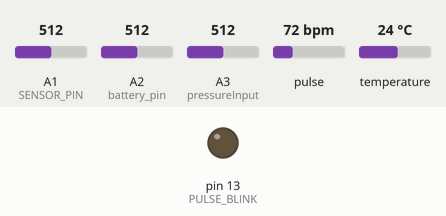
A sketch run on a simulated Arduino Uno, built with avr-gcc and run on an emulated ATmega328P. On the bench: output pins drawn as LEDs (lit = HIGH). Dashed ring = blinking. Inputs (shaded band) come from the test bench; at power-on: pulse 72 bpm, A1 (SENSOR_PIN) = 512, A2 (battery_pin) = 512, A3 (pressureInput) = 512, temperature 24 °C. What the sketch prints to the serial monitor is not drawn.

Above: at 1.6 s.
1.7 s: pulse set to 67 bpm
3.8 s: pulse set to 63 bpm
At 7.7 s:
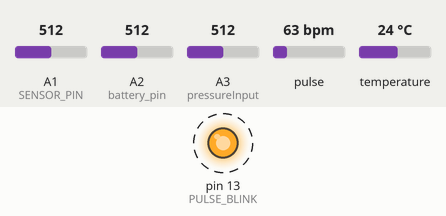
7.8 s: pulse set to 70 bpm
At 8.6 s:
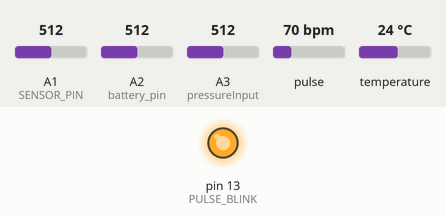
9.3 s: pulse set to 42 bpm
At 11.5 s:
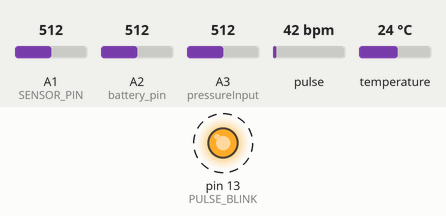
Timing chart, 0 to 14.3 s (numbered marks = the images above; inputs shaded):
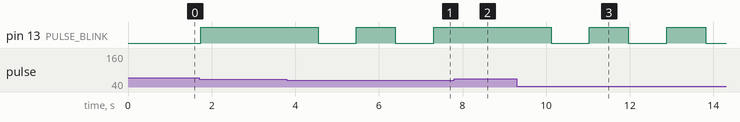

Measured:
- the behaviour switches between 65 and 64 bpm on pulse (found by bisection; images 0 and 1)
- after the input at 3.8 s, pin 13 (PULSE_BLINK): alternates HIGH for 0.94 s and LOW for 0.92 s, starting after 0.75 s
- after the input at 7.8 s, pin 13 (PULSE_BLINK): stays HIGH (without the input it goes to LOW after 0.45 s)
- after the input at 9.3 s, pin 13 (PULSE_BLINK): alternates HIGH for 0.94 s and LOW for 0.92 s, starting after 0.82 s

The sketch:

ALL_sensors_noAcc.ino
```cpp
//Pinout:
//pulse sensor = A0
//water sensor = A1
// Battery = A2
//pressure sensor = A3
//Temp sensor = D4
//Acceleration sensor = A4 A5

// Pulse Sensor Library and Pins
  #define USE_ARDUINO_INTERRUPTS true
  #include <PulseSensorPlayground.h>
  const int OUTPUT_TYPE = SERIAL_PLOTTER;
  const int PULSE_INPUT = A0;
  const int PULSE_BLINK = 13;    // Pin 13 is the on-board LED
  const int PULSE_FADE = 5;
  const int THRESHOLD = 550;
  PulseSensorPlayground pulseSensor;
//---------------------------------------------------------------------
//Body temperature sensor Library and Pins
 #include <OneWire.h>
#include <DallasTemperature.h>
// Data wire is conntec to the Arduino digital pin 4
#define ONE_WIRE_BUS 4
// Setup a oneWire instance to communicate with any OneWire devices
OneWire oneWire(ONE_WIRE_BUS);
// Pass our oneWire reference to Dallas Temperature sensor
DallasTemperature sensors(&oneWire);
//---------------------------------------------------------------------
// Liquid sensor Library and Pins
// Configuration values:
  #define SERIES_RESISTOR     560    // Value of the series resistor in ohms.
  #define SENSOR_PIN          A1      // Analog pin which is connected to the sensor.

 //#define ZERO_VOLUME_RESISTANCE   4000  // Resistance value (in ohms) when no liquid is present.
  //#define CALIBRATION_RESISTANCE   2500      // Resistance value (in ohms) when liquid is at max line.
  //define CALIBRATION_VOLUME       650       // Volume (in any units) when liquid is at max line.
  #define ZERO_VOLUME_RESISTANCE   2400   // Resistance value (in ohms) when no liquid is present.
  #define CALIBRATION_RESISTANCE   410      // Resistance value (in ohms) when liquid is at max line.
  #define CALIBRATION_VOLUME       650       // Volume (in any units) when liquid is at max line.

  const int maxWaterLevel = 650; // Maximum water level in mm
  const int sensorMax = 650; // Sensor value when the eTape is submerged in water
  const int sensorMin = 2400; // Sensor value when there is no liquid
  float waterLevel = 0;
  float waterPercent = 0;
//---------------------------------------------------------------------

//---------------------------------------------------------------------
// Pressure Sensor Library and Pins
#include "Wire.h" //allows communication over i2c devices
//#include "LiquidCrystal_I2C.h" //allows interfacing with LCD screens

const int pressureInput = A3; //select the analog input pin for the pressure transducer
const int pressureZero = 102.4; //analog reading of pressure transducer at 0psi
const int pressureMax = 921.6; //analog reading of pressure transducer at 100psi
const int pressuretransducermaxPSI = 150; //psi value of transducer being used
const int sensorreadDelay = 250; //delay in ms, constant integer to set the sensor read delay in milliseconds

float pressureValue = 0; //variable to store the value coming from the pressure transducer
float pressurePercent = 0;
//LiquidCrystal_I2C lcd(0x3f, 20, 4); //sets the LCD I2C communication address; format(address, columns, rows)

//---------------------------------------------------------------------
// Battery gauge Pins
int battery_pin = A2;

//---------------------------------------------------------------------

void setup(void) {
  Serial.begin(115200);

  analogReference(DEFAULT); //set reference voltage to internal

  while (!Serial)
    delay(10);
  //------------------------------------------------------------------
  //Body temp Sensor
  sensors.begin();
  //------------------------------------------------------------------
  //Pulse sensor code
  pulseSensor.analogInput(PULSE_INPUT);
  pulseSensor.blinkOnPulse(PULSE_BLINK);
  pulseSensor.fadeOnPulse(PULSE_FADE);

  pulseSensor.setSerial(Serial);
  pulseSensor.setOutputType(OUTPUT_TYPE);
  pulseSensor.setThreshold(THRESHOLD);

  if (!pulseSensor.begin()) {
    for(;;) {
      // Flash the led to show things didn't work.
      digitalWrite(PULSE_BLINK, LOW);
      delay(50);
      digitalWrite(PULSE_BLINK, HIGH);
      delay(50);
    }
  }
  //------------------------------------------------------------------

//  //Serial.println("LSM6DSOX Found!");
//  // sox.setAccelRange(LSM6DS_ACCEL_RANGE_2_G);
//  //Serial.print("Accelerometer range set to: ");
//  switch (sox.getAccelRange()) {
//  case LSM6DS_ACCEL_RANGE_2_G:
//    Serial.println("+-2G");
//    break;
//  case LSM6DS_ACCEL_RANGE_4_G:
//    Serial.println("+-4G");
//    break;
//  case LSM6DS_ACCEL_RANGE_8_G:
//    Serial.println("+-8G");
//    break;
//  case LSM6DS_ACCEL_RANGE_16_G:
//    Serial.println("+-16G");
//    break;
//  }
//  // sox.setGyroRange(LSM6DS_GYRO_RANGE_250_DPS );
//  Serial.print("Gyro range set to: ");
//  switch (sox.getGyroRange()) {
//  case LSM6DS_GYRO_RANGE_125_DPS:
//    Serial.println("125 degrees/s");
//    break;
//  case LSM6DS_GYRO_RANGE_250_DPS:
//    Serial.println("250 degrees/s");
//    break;
//  case LSM6DS_GYRO_RANGE_500_DPS:
//    Serial.println("500 degrees/s");
//    break;
//  case LSM6DS_GYRO_RANGE_1000_DPS:
//    Serial.println("1000 degrees/s");
//    break;
//  case LSM6DS_GYRO_RANGE_2000_DPS:
//    Serial.println("2000 degrees/s");
//    break;
//  case ISM330DHCX_GYRO_RANGE_4000_DPS:
//    break; // unsupported range for the DSOX
  }
  // sox.setAccelDataRate(LSM6DS_RATE_12_5_HZ);
//  Serial.print("Accelerometer data rate set to: ");
//  switch (sox.getAccelDataRate()) {
//  case LSM6DS_RATE_SHUTDOWN:
//    Serial.println("0 Hz");
//    break;
//  case LSM6DS_RATE_12_5_HZ:
//    Serial.println("12.5 Hz");
//    break;
//  case LSM6DS_RATE_26_HZ:
//    Serial.println("26 Hz");
//    break;
//  case LSM6DS_RATE_52_HZ:
//    Serial.println("52 Hz");
//    break;
//  case LSM6DS_RATE_104_HZ:
//    Serial.println("104 Hz");
//    break;
//  case LSM6DS_RATE_208_HZ:
//    Serial.println("208 Hz");
//    break;
//  case LSM6DS_RATE_416_HZ:
//    Serial.println("416 Hz");
//    break;
//  case LSM6DS_RATE_833_HZ:
//    Serial.println("833 Hz");
//    break;
//  case LSM6DS_RATE_1_66K_HZ:
//    Serial.println("1.66 KHz");
//    break;
//  case LSM6DS_RATE_3_33K_HZ:
//    Serial.println("3.33 KHz");
//    break;
//  case LSM6DS_RATE_6_66K_HZ:
//    Serial.println("6.66 KHz");
//    break;
//  }
  // // sox.setGyroDataRate(LSM6DS_RATE_12_5_HZ);
  // Serial.print("Gyro data rate set to: ");
  // switch (sox.getGyroDataRate()) {
  // case LSM6DS_RATE_SHUTDOWN:
  //   Serial.println("0 Hz");
  //   break;
  // case LSM6DS_RATE_12_5_HZ:
  //   Serial.println("12.5 Hz");
  //   break;
  // case LSM6DS_RATE_26_HZ:
  //   Serial.println("26 Hz");
  //   break;
  // case LSM6DS_RATE_52_HZ:
  //   Serial.println("52 Hz");
  //   break;
  // case LSM6DS_RATE_104_HZ:
  //   Serial.println("104 Hz");
  //   break;
  // case LSM6DS_RATE_208_HZ:
  //   Serial.println("208 Hz");
  //   break;
  // case LSM6DS_RATE_416_HZ:
  //   Serial.println("416 Hz");
  //   break;
  // case LSM6DS_RATE_833_HZ:
  //   Serial.println("833 Hz");
  //   break;
  // case LSM6DS_RATE_1_66K_HZ:
  //   Serial.println("1.66 KHz");
  //   break;
  // case LSM6DS_RATE_3_33K_HZ:
  //   Serial.println("3.33 KHz");
  //   break;
  // case LSM6DS_RATE_6_66K_HZ:
  //   Serial.println("6.66 KHz");
  //   break;
  //}
//}
void loop(void)
{
  delay(10);
  //Serial.print("Start of sensor data for Hub 1,");

  //------------------------------------------------------------------
  //Pressure sensor Code
  pressureValue = analogRead(pressureInput); //reads value from input pin and assigns to variable
  pressureValue = ((pressureValue-pressureZero)*pressuretransducermaxPSI)/(pressureMax-pressureZero); //conversion equation to convert analog reading to psi
  Serial.print(",Pressure,"); // psi
  Serial.print(pressureValue, 1); //prints value from previous line to serial
  pressurePercent = (pressureValue / (pressuretransducermaxPSI-19.6))*100; //max 130psi , rated 150psi but it stops at 130pso
  Serial.print(",P_Capacity_%,");
  Serial.print(pressurePercent); // %
  //Serial.print("\n");
  //lcd.setCursor(0,0); //sets cursor to column 0, row 0
  //lcd.print("Pressure:"); //prints label
  //lcd.print(pressureValue, 1); //prints pressure value to lcd screen, 1 digit on float
  //lcd.print("psi"); //prints label after value
  //lcd.print("   "); //to clear the display after large values or negatives
  //Serial.print("\n");
  delay(20);
  //------------------------------------------------------------------
  // Call sensors.requestTemperatures() to issue a global temperature and Requests to all devices on the bus
  sensors.requestTemperatures();

  Serial.print(",Body_temp_C,");
  // Why "byIndex"? You can have more than one IC on the same bus. 0 refers to the first IC on the wire
  Serial.print(sensors.getTempCByIndex(0));
  Serial.print(",Body_temp_F,");
  Serial.print(sensors.getTempFByIndex(0));
  //delay(50);
  //---------------------------------------------------------------
  //delay(30);
  // write the latest sample to Serial.
  // Serial.print("BPM");
  // Serial.print("\n");
  // pulseSensor.outputSample();

  Serial.print(",Heart_rate,");
  pulseSensor.outputSample();
  //Serial.println("\n");
  //checking if the pulse sensor has detected the start of a heartbeat.
  if (pulseSensor.sawStartOfBeat()) {
   //Serial.print("Start_Heartbeat,");
   pulseSensor.outputBeat();
   delay(20);
  }
  //--------------------------------------------------------------
//  //Acceleration Sensor
//  sensors_event_t accel;
//  sensors_event_t gyro;
//  sensors_event_t temp;
//  sox.getEvent(&accel, &gyro, &temp);
//  //Serial.print("\n");
//  Serial.print("Amb_Temperature,"); // C
//  //Serial.print("\n");
//  Serial.print(temp.temperature);
//  //Serial.print("\n");
//  /* Display the results (acceleration is measured in m/s^2) */
//  Serial.print(",Accel_X,"); // m/s^2
//  //Serial.print("\n");
//  Serial.print(accel.acceleration.x);
//  //Serial.print("\n");
//  Serial.print(",Accel_Y,"); // m/s^2
//  //Serial.print("\n");
//  Serial.print(accel.acceleration.y);
//  //Serial.print("\n");
//  Serial.print(",Accel_Z,"); // m/s^2
//  //Serial.print("\n");
//  Serial.print(accel.acceleration.z);
//  //Serial.print("\n");
//  // /* Display the results (rotation is measured in rad/s) */
//  // Serial.print("Gyro X radians/s");
//  // Serial.print("\n");
//  // Serial.print(gyro.gyro.x);
//  // Serial.print("\n");
//  // Serial.print("Gyro Y radians/s ");
//  // Serial.print("\n");
//  // Serial.print(gyro.gyro.y);
//  // Serial.print("\n");
//  // Serial.print("Gyro Z radians/s ");
//  // Serial.print("\n");
//  // Serial.print(gyro.gyro.z);
//  // Serial.print("\n");
//  delay(20);
  //--------------------------------------------------------------
  //Resistance and Volume code
  // Measure sensor resistance.
  float resistance = readResistance(SENSOR_PIN, SERIES_RESISTOR);
    //Serial.print("\n");
    // Serial.print(",Resistance,");
    //Serial.print("\n");
    // Serial.print(resistance, 2); // ohms
  // Map resistance to volume.
    float volume = resistanceToVolume(resistance, ZERO_VOLUME_RESISTANCE, CALIBRATION_RESISTANCE, CALIBRATION_VOLUME);
    // Convert the sensor reading to water level in mL
    waterLevel = map(volume, sensorMin, sensorMax, 0, maxWaterLevel);
    Serial.print(",Volume,");
    //Serial.print("\n");
    Serial.print(volume, 5); // mL
    //Serial.print("\n");
    waterPercent = (volume/maxWaterLevel)*100;
    Serial.print(",W_Capacity_%,");
    Serial.print(waterPercent); // %

    // Modify the following lines to print the battery level and voltage in a readable format
    float battery_level = battery_read();
    Serial.print(",Battery_Voltage,");
    Serial.print(battery_level / 100 * (4.91 - 4.0) + 4.0, 2); // V
    // Serial.println("V");
    Serial.print(",Battery_Level_%,");
    Serial.print(battery_level, 2); // %
    // Serial.print("%, ");
}

  float battery_read()
  {
      //read battery voltage per %
      long sum = 0;                   // sum of samples taken
      float voltage = 0.0;            // calculated voltage
      float output = 0.0;             //output value
      const float battery_max = 4.91; //maximum voltage of battery
      const float battery_min = 4.0;  //minimum voltage of battery before shutdown

      for (int i = 0; i < 499; i++)
  {
      int reading = analogRead(battery_pin);
      sum += reading;
      //Serial.print("Reading ");
      //Serial.print(i);
      //Serial.print(": ");
      //Serial.println(reading);
      delayMicroseconds(100);
  }
      // calculate the voltage
      voltage = ((sum / (float)500));
      voltage = (((voltage*5.0)/1023)); //for default reference voltage
      //round value by two precision
     // voltage = roundf(voltage * 100) / 100;

      output = ((voltage - battery_min) / (battery_max - battery_min)) * 100;
      if (output < 100)
          return output;
      else
          return 100.0f;

      Serial.print(output);


  }
  float readResistance(int pin, int seriesResistance)
  {
    // Get ADC value.
    float resistance = analogRead(pin);
    // Convert ADC reading to resistance.
    resistance = (1023.0 / resistance) - 1.0;
    resistance = seriesResistance / resistance;
    return resistance;
  }
  float resistanceToVolume(float resistance, float zeroResistance, float calResistance, float calVolume) {
    if (resistance > zeroResistance || (zeroResistance - calResistance) == 0.0) {
      // Stop if the value is above the zero threshold, or no max resistance is set (would be divide by zero).
      return 0.0;
    }
    // Compute scale factor by mapping resistance to 0...1.0+ range relative to maxResistance value.
  float scale = (zeroResistance - resistance) / (zeroResistance - calResistance);
    // Scale maxVolume based on computed scale factor.
    return calVolume * scale;

  delay(20);


}
```
